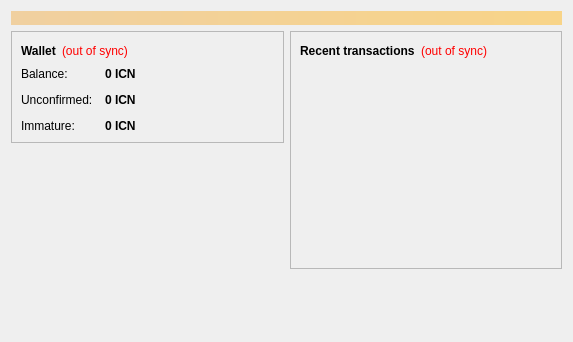
<?xml version="1.0" encoding="UTF-8"?>
<ui version="4.0">
 <class>OverviewPage</class>
 <widget class="QWidget" name="OverviewPage">
  <property name="geometry">
   <rect>
    <x>0</x>
    <y>0</y>
    <width>573</width>
    <height>342</height>
   </rect>
  </property>
  <property name="windowTitle">
   <string>Form</string>
  </property>
  <layout class="QVBoxLayout" name="topLayout">
   <item>
    <widget class="QLabel" name="labelAlerts">
     <property name="visible">
      <bool>false</bool>
     </property>
     <property name="styleSheet">
      <string notr="true">background-color: qlineargradient(x1: 0, y1: 0, x2: 1, y2: 0, stop:0 #F0D0A0, stop:1 #F8D488); color:#000000;</string>
     </property>
     <property name="wordWrap">
      <bool>true</bool>
     </property>
     <property name="margin">
      <number>3</number>
     </property>
    </widget>
   </item>
   <item>
    <layout class="QHBoxLayout" name="horizontalLayout" stretch="1,1">
     <item>
      <layout class="QVBoxLayout" name="verticalLayout_2">
       <item>
        <widget class="QFrame" name="frame">
         <property name="frameShape">
          <enum>QFrame::StyledPanel</enum>
         </property>
         <property name="frameShadow">
          <enum>QFrame::Raised</enum>
         </property>
         <layout class="QVBoxLayout" name="verticalLayout_4">
          <item>
           <layout class="QHBoxLayout" name="horizontalLayout_4">
            <item>
             <widget class="QLabel" name="label_5">
              <property name="font">
               <font>
                <weight>75</weight>
                <bold>true</bold>
               </font>
              </property>
              <property name="text">
               <string>Wallet</string>
              </property>
             </widget>
            </item>
            <item>
             <widget class="QLabel" name="labelWalletStatus">
              <property name="toolTip">
               <string>The displayed information may be out of date. Your wallet automatically synchronizes with the Icoin network after a connection is established, but this process has not completed yet.</string>
              </property>
              <property name="styleSheet">
               <string notr="true">QLabel { color: red; }</string>
              </property>
              <property name="text">
               <string notr="true">(out of sync)</string>
              </property>
              <property name="alignment">
               <set>Qt::AlignLeading|Qt::AlignLeft|Qt::AlignVCenter</set>
              </property>
             </widget>
            </item>
            <item>
             <spacer name="horizontalSpacer_2">
              <property name="orientation">
               <enum>Qt::Horizontal</enum>
              </property>
              <property name="sizeHint" stdset="0">
               <size>
                <width>40</width>
                <height>20</height>
               </size>
              </property>
             </spacer>
            </item>
           </layout>
          </item>
          <item>
           <layout class="QFormLayout" name="formLayout_2">
            <property name="fieldGrowthPolicy">
             <enum>QFormLayout::AllNonFixedFieldsGrow</enum>
            </property>
            <property name="horizontalSpacing">
             <number>12</number>
            </property>
            <property name="verticalSpacing">
             <number>12</number>
            </property>
            <item row="0" column="0">
             <widget class="QLabel" name="label">
              <property name="text">
               <string>Balance:</string>
              </property>
             </widget>
            </item>
            <item row="0" column="1">
             <widget class="QLabel" name="labelBalance">
              <property name="font">
               <font>
                <weight>75</weight>
                <bold>true</bold>
               </font>
              </property>
              <property name="cursor">
               <cursorShape>IBeamCursor</cursorShape>
              </property>
              <property name="toolTip">
               <string>Your current balance</string>
              </property>
              <property name="text">
               <string notr="true">0 ICN</string>
              </property>
              <property name="textInteractionFlags">
               <set>Qt::LinksAccessibleByMouse|Qt::TextSelectableByKeyboard|Qt::TextSelectableByMouse</set>
              </property>
             </widget>
            </item>
            <item row="1" column="0">
             <widget class="QLabel" name="label_3">
              <property name="text">
               <string>Unconfirmed:</string>
              </property>
             </widget>
            </item>
            <item row="1" column="1">
             <widget class="QLabel" name="labelUnconfirmed">
              <property name="font">
               <font>
                <weight>75</weight>
                <bold>true</bold>
               </font>
              </property>
              <property name="cursor">
               <cursorShape>IBeamCursor</cursorShape>
              </property>
              <property name="toolTip">
               <string>Total of transactions that have yet to be confirmed, and do not yet count toward the current balance</string>
              </property>
              <property name="text">
               <string notr="true">0 ICN</string>
              </property>
              <property name="textInteractionFlags">
               <set>Qt::LinksAccessibleByMouse|Qt::TextSelectableByKeyboard|Qt::TextSelectableByMouse</set>
              </property>
             </widget>
            </item>
            <item row="2" column="0">
             <widget class="QLabel" name="labelImmatureText">
              <property name="text">
               <string>Immature:</string>
              </property>
             </widget>
            </item>
            <item row="2" column="1">
             <widget class="QLabel" name="labelImmature">
              <property name="font">
               <font>
                <weight>75</weight>
                <bold>true</bold>
               </font>
              </property>
              <property name="toolTip">
               <string>Mined balance that has not yet matured</string>
              </property>
              <property name="text">
               <string notr="true">0 ICN</string>
              </property>
              <property name="textInteractionFlags">
               <set>Qt::LinksAccessibleByMouse|Qt::TextSelectableByKeyboard|Qt::TextSelectableByMouse</set>
              </property>
             </widget>
            </item>
           </layout>
          </item>
         </layout>
        </widget>
       </item>
       <item>
        <spacer name="verticalSpacer">
         <property name="orientation">
          <enum>Qt::Vertical</enum>
         </property>
         <property name="sizeHint" stdset="0">
          <size>
           <width>20</width>
           <height>40</height>
          </size>
         </property>
        </spacer>
       </item>
      </layout>
     </item>
     <item>
      <layout class="QVBoxLayout" name="verticalLayout_3">
       <item>
        <widget class="QFrame" name="frame_2">
         <property name="frameShape">
          <enum>QFrame::StyledPanel</enum>
         </property>
         <property name="frameShadow">
          <enum>QFrame::Raised</enum>
         </property>
         <layout class="QVBoxLayout" name="verticalLayout">
          <item>
           <layout class="QHBoxLayout" name="horizontalLayout_2">
            <item>
             <widget class="QLabel" name="label_4">
              <property name="text">
               <string>&lt;b&gt;Recent transactions&lt;/b&gt;</string>
              </property>
             </widget>
            </item>
            <item>
             <widget class="QLabel" name="labelTransactionsStatus">
              <property name="toolTip">
               <string>The displayed information may be out of date. Your wallet automatically synchronizes with the Icoin network after a connection is established, but this process has not completed yet.</string>
              </property>
              <property name="styleSheet">
               <string notr="true">QLabel { color: red; }</string>
              </property>
              <property name="text">
               <string notr="true">(out of sync)</string>
              </property>
              <property name="alignment">
               <set>Qt::AlignRight|Qt::AlignTrailing|Qt::AlignVCenter</set>
              </property>
             </widget>
            </item>
            <item>
             <spacer name="horizontalSpacer">
              <property name="orientation">
               <enum>Qt::Horizontal</enum>
              </property>
              <property name="sizeHint" stdset="0">
               <size>
                <width>40</width>
                <height>20</height>
               </size>
              </property>
             </spacer>
            </item>
           </layout>
          </item>
          <item>
           <widget class="QListView" name="listTransactions">
            <property name="styleSheet">
             <string notr="true">QListView { background: transparent; }</string>
            </property>
            <property name="frameShape">
             <enum>QFrame::NoFrame</enum>
            </property>
            <property name="verticalScrollBarPolicy">
             <enum>Qt::ScrollBarAlwaysOff</enum>
            </property>
            <property name="horizontalScrollBarPolicy">
             <enum>Qt::ScrollBarAlwaysOff</enum>
            </property>
            <property name="selectionMode">
             <enum>QAbstractItemView::NoSelection</enum>
            </property>
           </widget>
          </item>
         </layout>
        </widget>
       </item>
       <item>
        <spacer name="verticalSpacer_2">
         <property name="orientation">
          <enum>Qt::Vertical</enum>
         </property>
         <property name="sizeHint" stdset="0">
          <size>
           <width>20</width>
           <height>40</height>
          </size>
         </property>
        </spacer>
       </item>
      </layout>
     </item>
    </layout>
   </item>
  </layout>
 </widget>
 <resources/>
 <connections/>
</ui>
